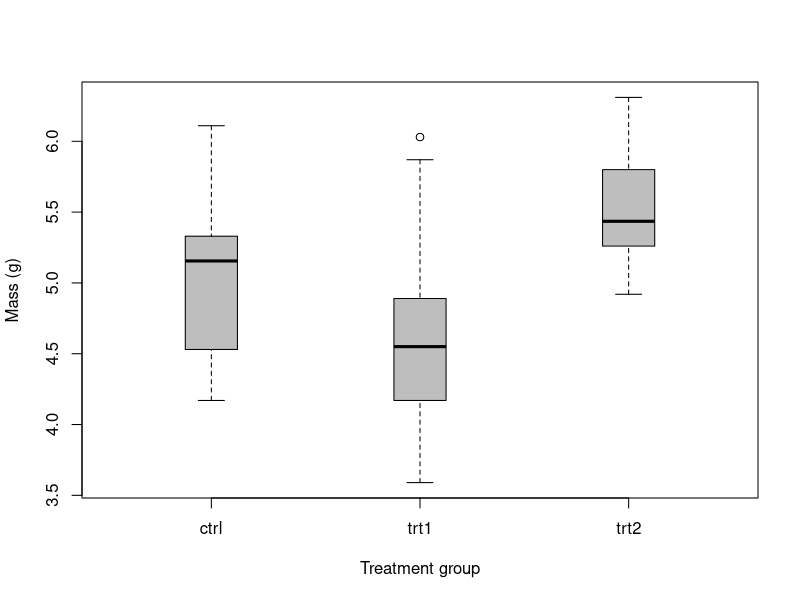
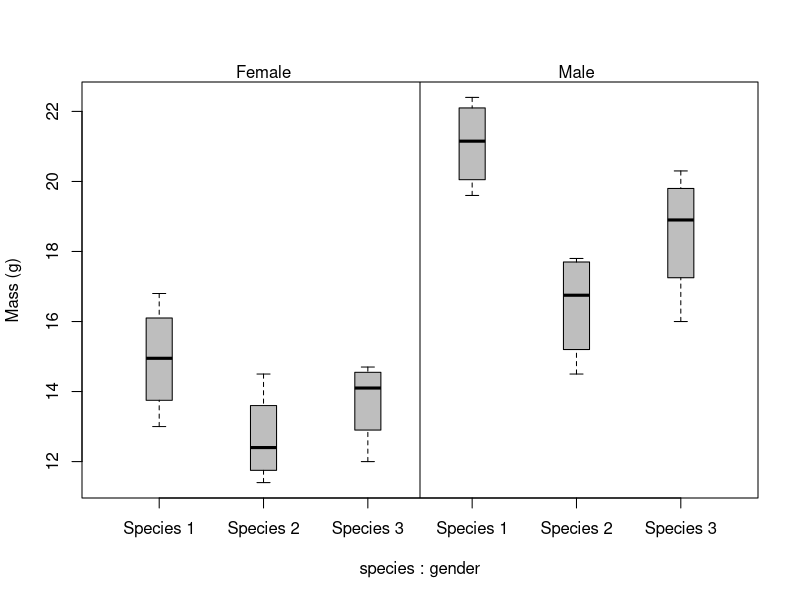
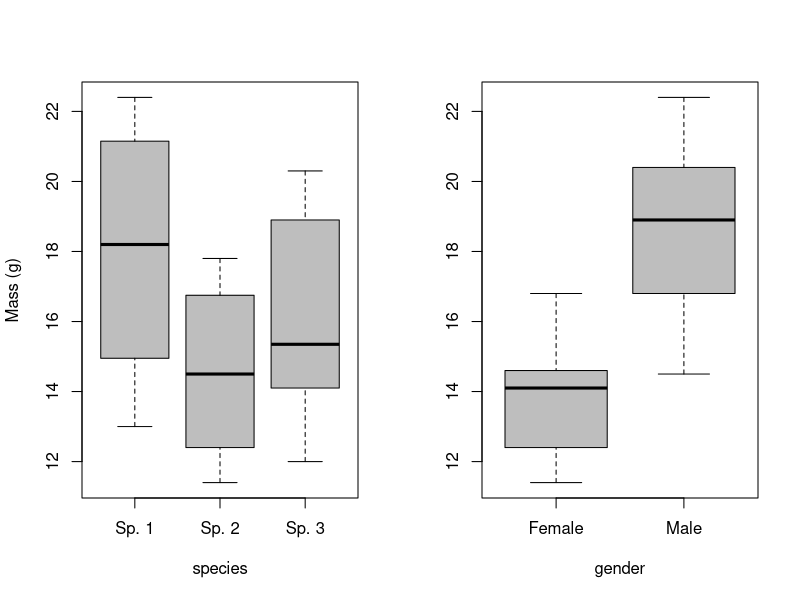
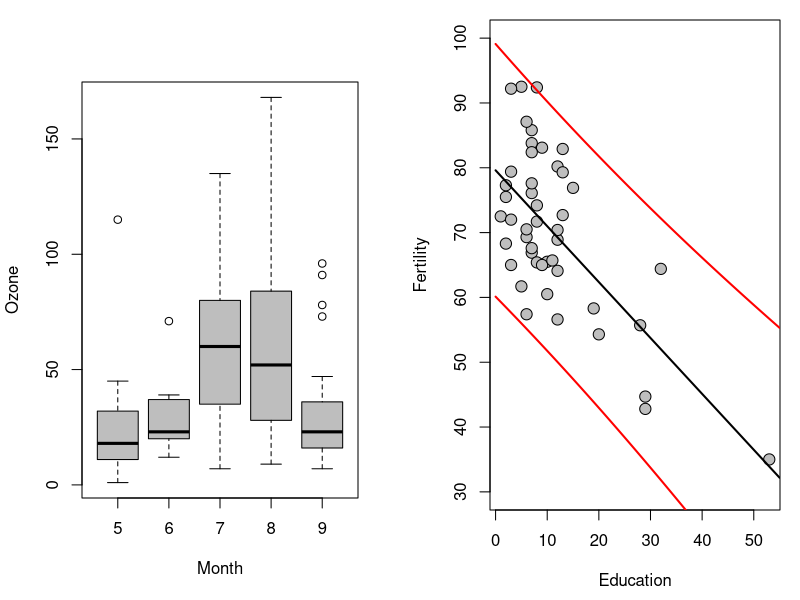
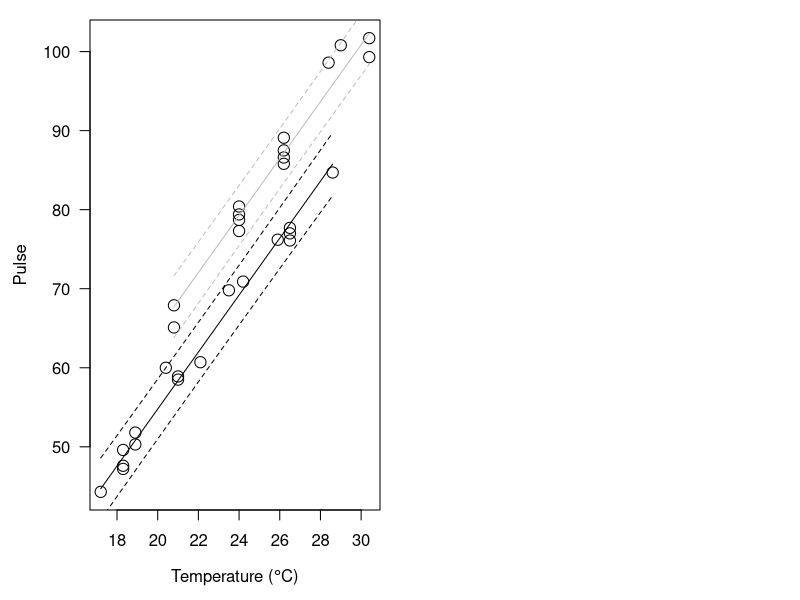

Source code (R) for these figures, in order:
## ---- chunk 1

## ---- chunk 2
data(PlantGrowth)
## ---- chunk 3
str(PlantGrowth)
## ---- chunk 4
# Fit the model
model <- lm(weight~group, data=PlantGrowth)

# Print the model object to the console
model
## ---- chunk 5
# Look at a summary of
# the model object
summary(model)
## ---- chunk 6
# Get an ANOVA table for the model
anova(model)
## ---- chunk 7
# We need to recast this as an ANOVA model with `aov` in R...
# this is essentially the same thing as the `lm` function, but  
# in a different wrapper (literally) that allows us to access 
# the info in a different way

TukeyHSD(    # The function that does the Tukey test
  aov(       # A wrapper for lm objects
    model    # The model that we ran above
    )
  )
## ---- chunk 8
# Make a boxplot of weight by group
# using the PlantGrowth data
boxplot(
  weight~group,           # Relationship of interest as formula
  data=PlantGrowth,       # Name of the data set
  col='gray',             # Fill color for boxes
  ylab='Mass (g)',        # Y-axis label
  xlab='Treatment group', # X-axis label
  boxwex=.25
  )
## ---- chunk 9
# Read in the data:
lint <- read.csv('../../data/lint.txt')
## ---- chunk 10
# Fit the model and save it to an object
lint.model<- lm(lintmass~species + gender, data=lint)

# Look at the summary of the model fit
summary(lint.model)

# Print the anova table
anova(lint.model)
## ---- chunk 11
# Make the boxplot to start with
boxplot(formula=lintmass~species+gender, # Formula
        data=lint,                       # The data set
        col='gray',                      # Color for box fill
        ylab='Mass (g)',                 # Label for y-axis
        names=rep(c('Species 1', 'Species 2', 'Species 3'), 2),
        boxwex=.25
        )

# Add a vertical line to separate sexes
abline(v=3.5, col='black', lwd=1)

# Label sexes at the top of the plot
mtext(text='Female', side=3, at = c(23, 2))
mtext(text='Male', side=3, at = c(23, 5))
## ---- chunk 12
# Set the plotting window so it can
# fit two boxplots side by side
par(mfrow=c(1,2))

# Add the first boxplot to the plotting window
boxplot(formula=lintmass~species,
        data=lint,
        col='gray',
        ylab='Mass (g)',
        names = c('Sp. 1', 'Sp. 2', 'Sp. 3')
        )

# Add the second boxplot
boxplot(lintmass~gender,
        data=lint,
        col='gray',
        ylab='',
        names=c('Female', 'Male')
        )
## ---- chunk 13
# Fit a new model that includes an interaction, signified by '*'
lint.modeli <- lm(lintmass~species * gender, data=lint)

# Summarize the model
summary(lint.modeli)

# Print an ANOVA table for the model
anova(lint.modeli)
## ---- chunk 14
# Load the data set
data("airquality")

# Now test for test for differences
# in Ozone levels between months in the
# data set.
air.test<- kruskal.test(Ozone ~ Month, data = airquality)
air.test
## ---- chunk 15
boxplot(Ozone ~ Month,
        data = airquality,
        col='gray',
        ylab='Ozone',
        xlab = 'Month')
## ---- chunk 16
# Fit the model and assign it to a named object
fert.mod <- lm(Fertility~Education, data = swiss)

# Summarize the model
summary(fert.mod)
## ---- chunk 17
# First make a sequence of new values for Education across observed range
  new <- data.frame(Education=seq(0,55,.1))

# Plot the raw data
  par(mar=c(4.5,4.5,1,1))
  plot(swiss$Education, swiss$Fertility, ylab='Fertility',
    xlab='Education', pch=21, bg='gray', cex=1.5, ylim=c(30, 100))
# Now, we will add a trendline
  preds = predict(fert.mod, newdata=new,
    interval = 'prediction')
  lines(new[,1], preds[,1], col='black', lty=1, lwd=2)
  lines(new[,1], preds[,3], col='red', lty=1, lwd=2)
  lines(new[,1], preds[,2], col='red', lty=1, lwd=2)
## ---- chunk 18
# Effects of Education and % Catholic on fertility
multiple.mod <- lm(Fertility~Education+Catholic, data=swiss)

summary(multiple.mod)

# Or if we want to get really crazy:
full.mod <- lm(Fertility~Agriculture+Examination+Education+Catholic,
  data=swiss)

summary(full.mod)
## ---- chunk 19
# Read in the cricket data and assign it to a named object
crickets <- read.csv('../../data/crickets.txt')

# Have a look
head(crickets)
## ---- chunk 20
# Fit the model
  cricket.mod <- lm(Pulse~Species + Temp, data=crickets)
## ---- chunk 21
# Uncomment front of line to install
# install.packages('car') 

# Load the package
library(car)

# Now we create the anova table
# for our ancova model
Anova(cricket.mod, type='III')

# And we can look at the
# summary of the linear model
summary(cricket.mod)
## ---- chunk 22
# Plot the raw data
plot(crickets$Temp,
  crickets$Pulse,
  pch=21,
  bg=c('gray', 'black')[crickets$Species],
  cex=1.5,
  ylab = 'Pulse',
  xlab = expression(paste('Temperature (', degree, 'C)')),
  yaxt = 'n')
# Add the y-axis labels and rotate them
axis(side=2, las=2)

# Make predictions from the fitted model object
preds <- (predict.lm(cricket.mod,
                     newdata = crickets,
                     interval = 'prediction'))

# Plot the predictions
# Add prediction lines for species 'ex'
# Mean
lines(crickets$Temp[crickets$Species=='ex'],
  preds[,1][crickets$Species=='ex'], col='gray', lty=1)
# Lower
lines(crickets$Temp[crickets$Species=='ex'],
  preds[,2][crickets$Species=='ex'], col='gray', lty=2)
# Upper
lines(crickets$Temp[crickets$Species=='ex'],
  preds[,3][crickets$Species=='ex'], col='gray', lty=2)

# Add prediction lines for species 'niv'
# Mean
lines(crickets$Temp[crickets$Species=='niv'],
  preds[,1][crickets$Species=='niv'], col='black', lty=1)
# Lower
lines(crickets$Temp[crickets$Species=='niv'],
  preds[,2][crickets$Species=='niv'], col='black', lty=2)
# Upper
lines(crickets$Temp[crickets$Species=='niv'],
  preds[,3][crickets$Species=='niv'], col='black', lty=2)
